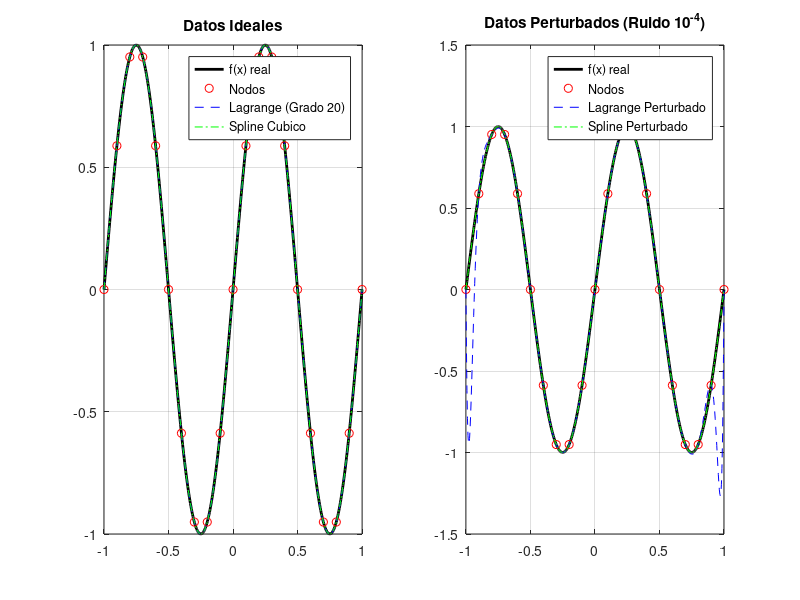

Write the MATLAB code that produced this figure.
%Ejercicio 3. (Aula) Evalue la funcion f(x) = sin(2πx) en 21 puntos equiespaciados en el intervalo
%[−1,1]. Calcule el polinomio interpolador de Lagrange y el trazador cubico natural. Compare las
%graficas de estas dos funciones con la de f(x) en el intervalo dado. Repita el mismo calculo usando
%el siguiente conjunto de datos perturbados: f(xi) = sin(2πxi)+(−1)i+110−4, y observe que el polinomio interpolador de Lagrange 
%es mas sensible a pequenas perturbaciones que el trazador cubico.
x_real=linspace(-1,1,500);
f_real=sin(2*pi.*x_real);

%ahora tengo que generar los 21 puntos equiespaciados(serian mis nodos de interpolacion)
x_nodos=linspace(-1,1,21);
y_nodos_ideales=sin(2*pi.*x_nodos);

%ahora genero la senal con ruido
ruido=zeros(1,21);
for i=1:21
    ruido(i)=((-1)^(i+1))*1e-4; 
end
y_nodos_ruido=y_nodos_ideales+ruido;

% Ahora resolvemos en cond ideales
p_lagrange_ideal=polyfit(x_nodos,y_nodos_ideales,20); %es 20 porq es n-1 ->21-1=20
y_lagrange_ideal=polyval(p_lagrange_ideal,x_real);

%con el trazador cubico natural:
y_spline_ideal = spline(x_nodos, y_nodos_ideales, x_real);

%ahora resuelvo con ruido
p_lagrange_ruido=polyfit(x_nodos,y_nodos_ruido,20);
y_lagrange_ruido=polyval(p_lagrange_ruido,x_real);

%con el trazador cubico natural
y_spline_ruido = spline(x_nodos, y_nodos_ruido, x_real);

figure(1);
subplot(1,2,1);
plot(x_real, f_real, 'k-', 'linewidth', 2, x_nodos, y_nodos_ideales, 'ro');
hold on;
plot(x_real, y_lagrange_ideal, 'b--');
plot(x_real, y_spline_ideal, 'g-.');
title('Datos Ideales');
legend('f(x) real', 'Nodos', 'Lagrange (Grado 20)', 'Spline Cubico');
grid on; hold off;

subplot(1,2,2);
plot(x_real, f_real, 'k-', 'linewidth', 2, x_nodos, y_nodos_ruido, 'ro');
hold on;
plot(x_real, y_lagrange_ruido, 'b--');
plot(x_real, y_spline_ruido, 'g-.');
title('Datos Perturbados (Ruido 10^{-4})');
legend('f(x) real', 'Nodos', 'Lagrange Perturbado', 'Spline Perturbado');
grid on;
hold off;
